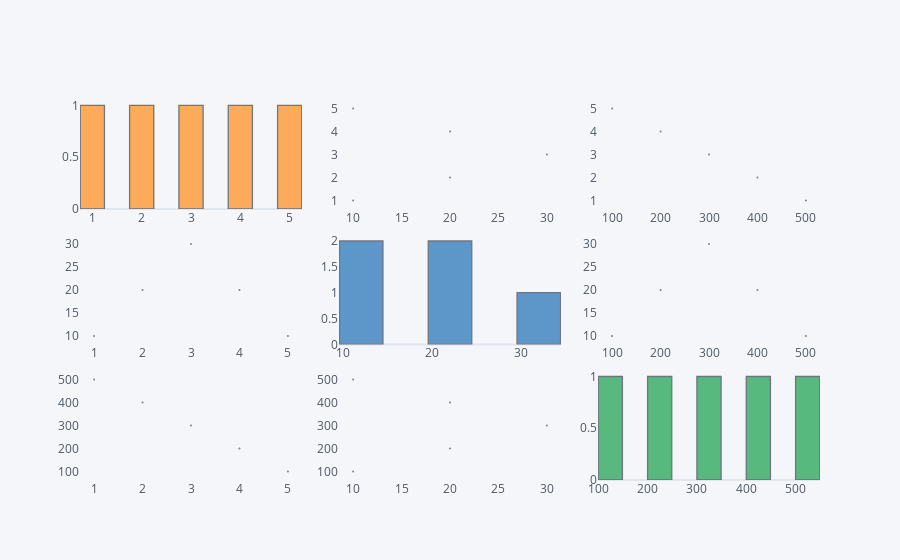

Here is the notebook cell this chart was saved with:
### Code cell
print(df3)
# df3.scatter_matrix()

### Figure 1 — Plotly figure (JSON) as saved in the notebook; plotly's stock layout.template omitted (floating-point values rounded to 4 significant figures)
{"data": [{"histfunc": "count", "histnorm": "", "marker": {"color": "rgba(255, 153, 51, 1.0)", "line": {"color": "#4D5663", "width": 1.3}}, "name": "A", "nbinsx": 10, "opacity": 0.8, "orientation": "v", "type": "histogram", "x": [1, 2, 3, 4, 5], "xaxis": "x", "yaxis": "y"}, {"line": {"color": "rgba(128, 128, 128, 1.0)", "dash": "solid", "shape": "linear", "width": 1.3}, "marker": {"size": 2, "symbol": "circle"}, "mode": "markers", "name": "A", "text": "", "type": "scatter", "x": [10, 20, 30, 20, 10], "xaxis": "x2", "y": [1, 2, 3, 4, 5], "yaxis": "y2"}, {"line": {"color": "rgba(128, 128, 128, 1.0)", "dash": "solid", "shape": "linear", "width": 1.3}, "marker": {"size": 2, "symbol": "circle"}, "mode": "markers", "name": "A", "text": "", "type": "scatter", "x": [500, 400, 300, 200, 100], "xaxis": "x3", "y": [1, 2, 3, 4, 5], "yaxis": "y3"}, {"line": {"color": "rgba(128, 128, 128, 1.0)", "dash": "solid", "shape": "linear", "width": 1.3}, "marker": {"size": 2, "symbol": "circle"}, "mode": "markers", "name": "B", "text": "", "type": "scatter", "x": [1, 2, 3, 4, 5], "xaxis": "x4", "y": [10, 20, 30, 20, 10], "yaxis": "y4"}, {"histfunc": "count", "histnorm": "", "marker": {"color": "rgba(55, 128, 191, 1.0)", "line": {"color": "#4D5663", "width": 1.3}}, "name": "B", "nbinsx": 10, "opacity": 0.8, "orientation": "v", "type": "histogram", "x": [10, 20, 30, 20, 10], "xaxis": "x5", "yaxis": "y5"}, {"line": {"color": "rgba(128, 128, 128, 1.0)", "dash": "solid", "shape": "linear", "width": 1.3}, "marker": {"size": 2, "symbol": "circle"}, "mode": "markers", "name": "B", "text": "", "type": "scatter", "x": [500, 400, 300, 200, 100], "xaxis": "x6", "y": [10, 20, 30, 20, 10], "yaxis": "y6"}, {"line": {"color": "rgba(128, 128, 128, 1.0)", "dash": "solid", "shape": "linear", "width": 1.3}, "marker": {"size": 2, "symbol": "circle"}, "mode": "markers", "name": "C", "text": "", "type": "scatter", "x": [1, 2, 3, 4, 5], "xaxis": "x7", "y": [500, 400, 300, 200, 100], "yaxis": "y7"}, {"line": {"color": "rgba(128, 128, 128, 1.0)", "dash": "solid", "shape": "linear", "width": 1.3}, "marker": {"size": 2, "symbol": "circle"}, "mode": "markers", "name": "C", "text": "", "type": "scatter", "x": [10, 20, 30, 20, 10], "xaxis": "x8", "y": [500, 400, 300, 200, 100], "yaxis": "y8"}, {"histfunc": "count", "histnorm": "", "marker": {"color": "rgba(50, 171, 96, 1.0)", "line": {"color": "#4D5663", "width": 1.3}}, "name": "C", "nbinsx": 10, "opacity": 0.8, "orientation": "v", "type": "histogram", "x": [500, 400, 300, 200, 100], "xaxis": "x9", "yaxis": "y9"}], "layout": {"bargap": 0.02, "legend": {"bgcolor": "#F5F6F9", "font": {"color": "#4D5663"}}, "paper_bgcolor": "#F5F6F9", "plot_bgcolor": "#F5F6F9", "showlegend": false, "title": {"font": {"color": "#4D5663"}}, "xaxis": {"anchor": "y", "domain": [0, 0.3], "gridcolor": "#E1E5ED", "showgrid": false, "tickfont": {"color": "#4D5663"}, "title": {"font": {"color": "#4D5663"}, "text": ""}, "zerolinecolor": "#E1E5ED"}, "xaxis2": {"anchor": "y2", "domain": [0.35, 0.65], "gridcolor": "#E1E5ED", "showgrid": false, "tickfont": {"color": "#4D5663"}, "title": {"font": {"color": "#4D5663"}, "text": ""}, "zerolinecolor": "#E1E5ED"}, "xaxis3": {"anchor": "y3", "domain": [0.7, 1], "gridcolor": "#E1E5ED", "showgrid": false, "tickfont": {"color": "#4D5663"}, "title": {"font": {"color": "#4D5663"}, "text": ""}, "zerolinecolor": "#E1E5ED"}, "xaxis4": {"anchor": "y4", "domain": [0, 0.3], "gridcolor": "#E1E5ED", "showgrid": false, "tickfont": {"color": "#4D5663"}, "title": {"font": {"color": "#4D5663"}, "text": ""}, "zerolinecolor": "#E1E5ED"}, "xaxis5": {"anchor": "y5", "domain": [0.35, 0.65], "gridcolor": "#E1E5ED", "showgrid": false, "tickfont": {"color": "#4D5663"}, "title": {"font": {"color": "#4D5663"}, "text": ""}, "zerolinecolor": "#E1E5ED"}, "xaxis6": {"anchor": "y6", "domain": [0.7, 1], "gridcolor": "#E1E5ED", "showgrid": false, "tickfont": {"color": "#4D5663"}, "title": {"font": {"color": "#4D5663"}, "text": ""}, "zerolinecolor": "#E1E5ED"}, "xaxis7": {"anchor": "y7", "domain": [0, 0.3], "gridcolor": "#E1E5ED", "showgrid": false, "tickfont": {"color": "#4D5663"}, "title": {"font": {"color": "#4D5663"}, "text": ""}, "zerolinecolor": "#E1E5ED"}, "xaxis8": {"anchor": "y8", "domain": [0.35, 0.65], "gridcolor": "#E1E5ED", "showgrid": false, "tickfont": {"color": "#4D5663"}, "title": {"font": {"color": "#4D5663"}, "text": ""}, "zerolinecolor": "#E1E5ED"}, "xaxis9": {"anchor": "y9", "domain": [0.7, 1], "gridcolor": "#E1E5ED", "showgrid": false, "tickfont": {"color": "#4D5663"}, "title": {"font": {"color": "#4D5663"}, "text": ""}, "zerolinecolor": "#E1E5ED"}, "yaxis": {"anchor": "x", "domain": [0.7133, 1], "gridcolor": "#E1E5ED", "showgrid": false, "tickfont": {"color": "#4D5663"}, "title": {"font": {"color": "#4D5663"}, "text": ""}, "zerolinecolor": "#E1E5ED"}, "yaxis2": {"anchor": "x2", "domain": [0.7133, 1], "gridcolor": "#E1E5ED", "showgrid": false, "tickfont": {"color": "#4D5663"}, "title": {"font": {"color": "#4D5663"}, "text": ""}, "zerolinecolor": "#E1E5ED"}, "yaxis3": {"anchor": "x3", "domain": [0.7133, 1], "gridcolor": "#E1E5ED", "showgrid": false, "tickfont": {"color": "#4D5663"}, "title": {"font": {"color": "#4D5663"}, "text": ""}, "zerolinecolor": "#E1E5ED"}, "yaxis4": {"anchor": "x4", "domain": [0.3567, 0.6433], "gridcolor": "#E1E5ED", "showgrid": false, "tickfont": {"color": "#4D5663"}, "title": {"font": {"color": "#4D5663"}, "text": ""}, "zerolinecolor": "#E1E5ED"}, "yaxis5": {"anchor": "x5", "domain": [0.3567, 0.6433], "gridcolor": "#E1E5ED", "showgrid": false, "tickfont": {"color": "#4D5663"}, "title": {"font": {"color": "#4D5663"}, "text": ""}, "zerolinecolor": "#E1E5ED"}, "yaxis6": {"anchor": "x6", "domain": [0.3567, 0.6433], "gridcolor": "#E1E5ED", "showgrid": false, "tickfont": {"color": "#4D5663"}, "title": {"font": {"color": "#4D5663"}, "text": ""}, "zerolinecolor": "#E1E5ED"}, "yaxis7": {"anchor": "x7", "domain": [0, 0.2867], "gridcolor": "#E1E5ED", "showgrid": false, "tickfont": {"color": "#4D5663"}, "title": {"font": {"color": "#4D5663"}, "text": ""}, "zerolinecolor": "#E1E5ED"}, "yaxis8": {"anchor": "x8", "domain": [0, 0.2867], "gridcolor": "#E1E5ED", "showgrid": false, "tickfont": {"color": "#4D5663"}, "title": {"font": {"color": "#4D5663"}, "text": ""}, "zerolinecolor": "#E1E5ED"}, "yaxis9": {"anchor": "x9", "domain": [0, 0.2867], "gridcolor": "#E1E5ED", "showgrid": false, "tickfont": {"color": "#4D5663"}, "title": {"font": {"color": "#4D5663"}, "text": ""}, "zerolinecolor": "#E1E5ED"}}}
